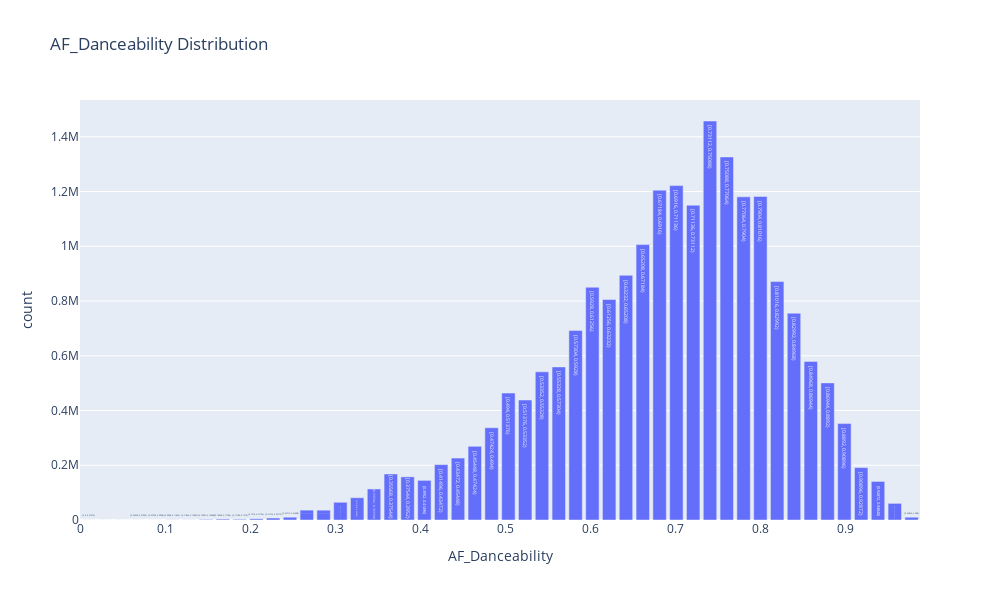

Notebook code cell kept with this figure:
### Markdown cell above
The distibution of duration follows a normal distribution, not skewed to the left or right

### Code cell
#histogram of af_danceability distribution
fig = df2_viz["af_danceability"].plot.hist(bins = 50, alpha = 0.5)

fig.update_layout(width = 1000, height = 600, title = "AF_Danceability Distribution", xaxis_title = "AF_Danceability")

fig.show()
